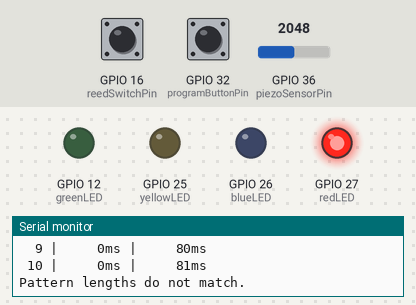
Simulated run of this program. Board: ESP32. Parts: output pins drawn as LEDs (lit = HIGH), the last lines printed to the serial monitor. Dashed ring = blinking. Inputs (shaded band) come from the test bench; at power-on: GPIO 32 (programButtonPin) HIGH, GPIO 36 (piezoSensorPin) = 2048, GPIO 16 (reedSwitchPin) HIGH.

Above: at 1.2 s.
1.3 s: GPIO 32 (programButtonPin) pulled LOW for 1 s
At 4.74 s:
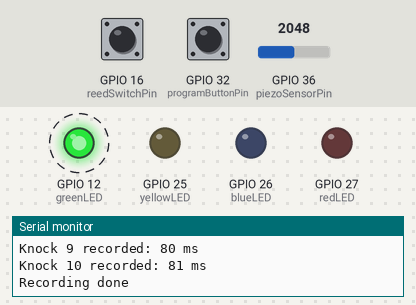
6.0 s: GPIO 36 (piezoSensorPin) set to 3
9.5 s: GPIO 36 (piezoSensorPin) set to 0
At 11.0 s:
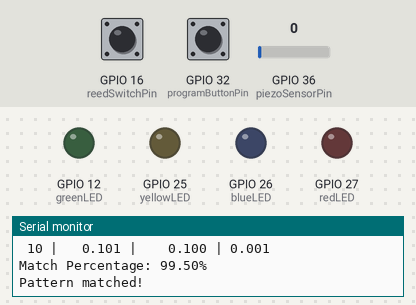
12.9 s: GPIO 36 (piezoSensorPin) set to 140
At 13.26 s:
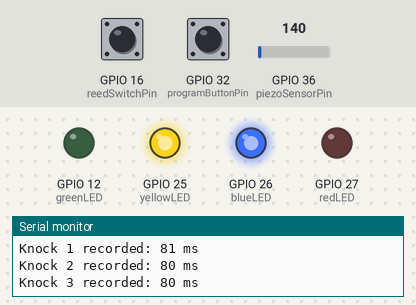
Timing chart, 0 to 17.4 s (numbered marks = the images above; inputs shaded):
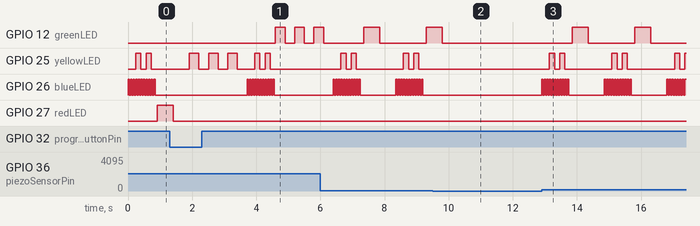

Measured:
- the behaviour switches between 2 and 1 on GPIO 36 (piezoSensorPin) (found by bisection; images 1 and 2)
- after the input at 1.3 s, GPIO 12 (greenLED): alternates HIGH for 0.30 s and LOW for 0.30 s, starting after 3.3 s; GPIO 27 (redLED): goes on until 1.4 s, then stays LOW
- after the input at 9.5 s, GPIO 12 (greenLED): goes on until 9.8 s, then stays LOW; GPIO 25 (yellowLED), GPIO 26 (blueLED): stops changing and stays LOW
- after the input at 12.9 s, GPIO 12 (greenLED): alternates HIGH for 0.50 s and LOW for 1.5 s, starting after 0.95 s; GPIO 25 (yellowLED): LOW → HIGH after 0.24 s, then repeats every 2.0 s: LOW 0.16 s, HIGH 0.16 s, LOW 1.5 s, HIGH 0.16 s; GPIO 26 (blueLED): LOW → HIGH at once, then moves between LOW and HIGH, repeating every 2.0 s

The program:

main.cpp
```cpp
#include "Arduino.h"

const int piezoSensorPin = 36;
const int greenLED = 12;
const int redLED = 27;
const int blueLED = 26;
const int yellowLED = 25;
const int reedSwitchPin = 16;
const int programButtonPin = 32;

const int threshold = 1;
const int maxKnocks = 10;
const int timeout = 3500;
int defaultPattern[maxKnocks] = {200, 400, 200};
int defaultPatternLength = 3;
int recordedPattern[maxKnocks];
int knockCount = 0;

unsigned long lastKnockTime = 0;
const float tolerance = 10;
bool program = false;

void resetPattern();
bool detectKnock();
void recordPattern();
bool patternMatch();
void changeDefaultPattern();
void ledBlink(int pin, int times, int duration);

void setup() {
    Serial.begin(115200);
    pinMode(piezoSensorPin, INPUT);
    pinMode(greenLED, OUTPUT);
    pinMode(redLED, OUTPUT);
    pinMode(blueLED, OUTPUT);
    pinMode(yellowLED, OUTPUT);
    pinMode(reedSwitchPin, INPUT_PULLUP);
    pinMode(programButtonPin, INPUT_PULLUP);

    digitalWrite(greenLED, LOW);
    digitalWrite(redLED, LOW);
    digitalWrite(blueLED, LOW);
}

void loop() {

    if (!digitalRead(programButtonPin) && !program) {
        Serial.println("Program button pressed");
        program = true;
        ledBlink(yellowLED, 3, 300);
    }

    if (detectKnock()) {
        Serial.println("Knock detected!");
        resetPattern();
        lastKnockTime = millis();
        recordPattern();

        if (program) {
            changeDefaultPattern();
            program = false;
            ledBlink(greenLED, 3, 300);
        } else if (patternMatch()) {
            ledBlink(greenLED, 1, 500);
            Serial.println("Pattern matched!");
        } else {
            ledBlink(redLED, 1, 500);
            Serial.println("Pattern mismatch!");
        }
    }

    if (digitalRead(reedSwitchPin) == LOW) {
        Serial.println("Door opened!");
        delay(500);
    }
}

void ledBlink(int pin, int times, int duration) {
    for (int i = 0; i < times; i++) {
        digitalWrite(pin, HIGH);
        delay(duration);
        digitalWrite(pin, LOW);
        delay(duration);
    }
}

void changeDefaultPattern() {
    for (int i = 0; i < maxKnocks; i++) {
        defaultPattern[i] = 0;
    }

    for (int i = 0; i < knockCount; i++) {
        defaultPattern[i] = recordedPattern[i];
    }

    defaultPatternLength = knockCount;
}

void resetPattern() {
    knockCount = 0;
    for (int i = 0; i < maxKnocks; i++) {
        recordedPattern[i] = 0;
    }
}

bool detectKnock() {
    int sensorValue = analogRead(piezoSensorPin);
    if (sensorValue > threshold) {
        ledBlink(blueLED, 1, 40);
        return true;
    }
    return false;
}

void recordPattern() {
    Serial.println("Recording pattern");
    unsigned long knockStart = millis();
    unsigned long ledBlinkStart = millis();
    bool ledState = false;
    digitalWrite(yellowLED, LOW);

    while (millis() - knockStart < timeout && knockCount < maxKnocks) {
        if (millis() - ledBlinkStart >= 150) {
            ledState = !ledState;
            digitalWrite(yellowLED, ledState ? HIGH : LOW);
            ledBlinkStart = millis();
        }

        if (detectKnock()) {
            unsigned long currentTime = millis();
            recordedPattern[knockCount] = currentTime - lastKnockTime;
            lastKnockTime = currentTime;
            Serial.printf("Knock %d recorded: %d ms\n", knockCount + 1, recordedPattern[knockCount]);
            knockCount++;
        }
    }

    digitalWrite(yellowLED, LOW);
    Serial.println("Recording done");
}


bool patternMatch() {
    Serial.println("\nPattern time comparison:");
    Serial.println("Idx | Default | Recorded");
    Serial.println("-------------------------");

    int maxLength = max(defaultPatternLength, knockCount);

    for (int i = 0; i < maxLength; i++) {
        int defaultVal = (i < defaultPatternLength) ? defaultPattern[i] : 0;
        int recordedVal = (i < knockCount) ? recordedPattern[i] : 0;

        Serial.printf("%3d | %5dms | %6dms\n", i + 1, defaultVal, recordedVal);
    }

    Serial.println("");

    if (knockCount != defaultPatternLength) {
        Serial.println("Pattern lengths do not match.");
        return false;
    }

    Serial.println("\nPattern timing ratio comparison:");

    int defaultTotal = 0, recordedTotal = 0;
    for (int i = 0; i < defaultPatternLength; i++) {
        defaultTotal += defaultPattern[i];
    }
    for (int i = 0; i < knockCount; i++) {
        recordedTotal += recordedPattern[i];
    }

    float normalizedDefault[maxKnocks];
    float normalizedRecorded[maxKnocks];
    for (int i = 0; i < defaultPatternLength; i++) {
        normalizedDefault[i] = (float)defaultPattern[i] / defaultTotal;
    }
    for (int i = 0; i < knockCount; i++) {
        normalizedRecorded[i] = (float)recordedPattern[i] / recordedTotal;
    }

    float matchScore = 0;
    float defaultRatioSum = 0;
    float recordedRatioSum = 0;
    Serial.printf("Idx | Default | Recorded | Diff\n");
    Serial.printf("------+---------+----------+------\n");
    for (int i = 0; i < knockCount; i++) {
        float diff = abs(normalizedDefault[i] - normalizedRecorded[i]);
        matchScore += diff;
        defaultRatioSum += normalizedDefault[i];

        Serial.printf("%3d | %7.3f | %8.3f | %4.3f\n", i + 1, normalizedDefault[i], normalizedRecorded[i], diff);
    }

    Serial.println("");

    float matchPercentage = 100.0 * ( 1.0 - matchScore/defaultRatioSum);
    Serial.printf("Match Percentage: %.2f%%\n", matchPercentage);

    if (matchPercentage >= 100-tolerance) {
        return true;
    } else {
        return false;
    }
}
```
